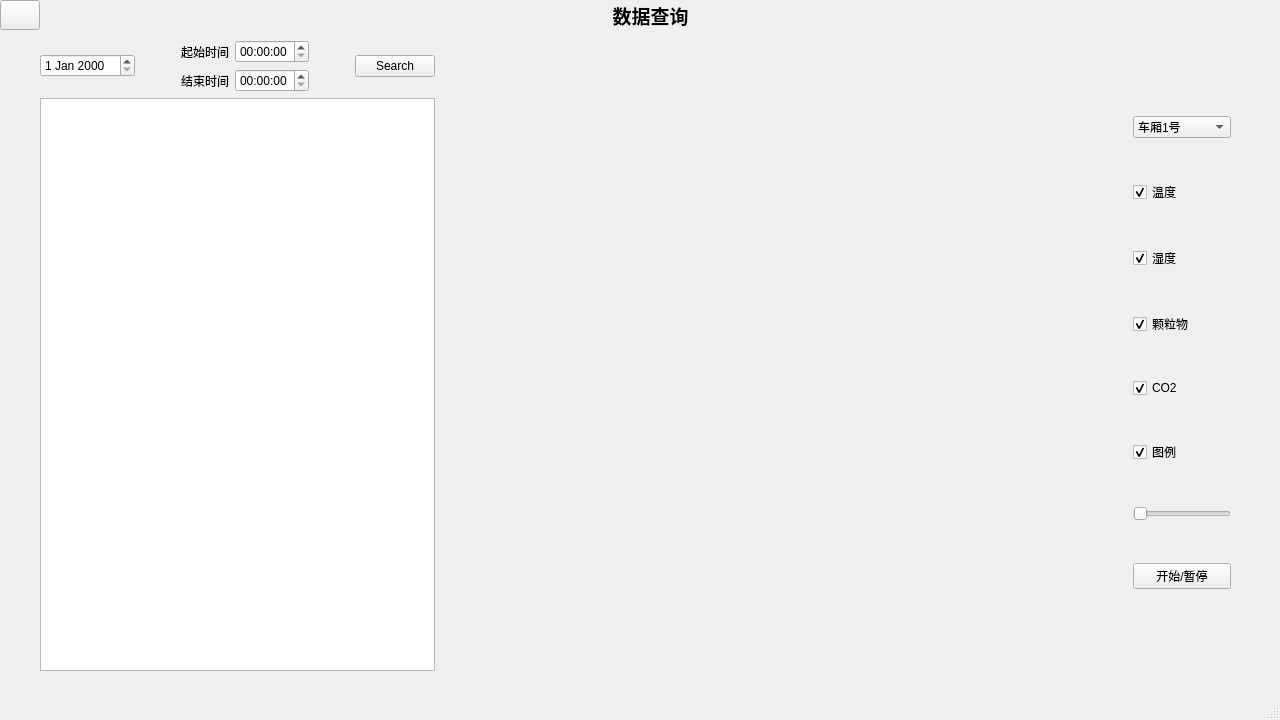
<?xml version="1.0" encoding="UTF-8"?>
<ui version="4.0">
 <class>Query</class>
 <widget class="QMainWindow" name="Query">
  <property name="geometry">
   <rect>
    <x>0</x>
    <y>0</y>
    <width>1280</width>
    <height>720</height>
   </rect>
  </property>
  <property name="windowTitle">
   <string>MainWindow</string>
  </property>
  <widget class="QWidget" name="centralwidget">
   <widget class="QLabel" name="label">
    <property name="geometry">
     <rect>
      <x>600</x>
      <y>0</y>
      <width>101</width>
      <height>31</height>
     </rect>
    </property>
    <property name="text">
     <string>&lt;html&gt;&lt;head/&gt;&lt;body&gt;&lt;p align=&quot;center&quot;&gt;&lt;span style=&quot; font-size:14pt; font-weight:600;&quot;&gt;数据查询&lt;/span&gt;&lt;/p&gt;&lt;/body&gt;&lt;/html&gt;</string>
    </property>
   </widget>
   <widget class="QPushButton" name="pushButton_back">
    <property name="geometry">
     <rect>
      <x>0</x>
      <y>0</y>
      <width>40</width>
      <height>30</height>
     </rect>
    </property>
    <property name="text">
     <string/>
    </property>
   </widget>
   <widget class="QWidget" name="layoutWidget">
    <property name="geometry">
     <rect>
      <x>40</x>
      <y>40</y>
      <width>1191</width>
      <height>631</height>
     </rect>
    </property>
    <layout class="QHBoxLayout" name="horizontalLayout_5" stretch="1,2">
     <item>
      <layout class="QVBoxLayout" name="verticalLayout_2">
       <item>
        <layout class="QHBoxLayout" name="horizontalLayout_3">
         <item>
          <widget class="QDateEdit" name="dateEdit"/>
         </item>
         <item>
          <spacer name="horizontalSpacer">
           <property name="orientation">
            <enum>Qt::Horizontal</enum>
           </property>
           <property name="sizeHint" stdset="0">
            <size>
             <width>40</width>
             <height>20</height>
            </size>
           </property>
          </spacer>
         </item>
         <item>
          <layout class="QVBoxLayout" name="verticalLayout">
           <item>
            <layout class="QHBoxLayout" name="horizontalLayout">
             <item>
              <widget class="QLabel" name="label_2">
               <property name="text">
                <string>起始时间</string>
               </property>
              </widget>
             </item>
             <item>
              <widget class="QTimeEdit" name="timeEdit_start"/>
             </item>
            </layout>
           </item>
           <item>
            <layout class="QHBoxLayout" name="horizontalLayout_2">
             <item>
              <widget class="QLabel" name="label_3">
               <property name="text">
                <string>结束时间</string>
               </property>
              </widget>
             </item>
             <item>
              <widget class="QTimeEdit" name="timeEdit_end"/>
             </item>
            </layout>
           </item>
          </layout>
         </item>
         <item>
          <spacer name="horizontalSpacer_2">
           <property name="orientation">
            <enum>Qt::Horizontal</enum>
           </property>
           <property name="sizeHint" stdset="0">
            <size>
             <width>40</width>
             <height>20</height>
            </size>
           </property>
          </spacer>
         </item>
         <item>
          <widget class="QPushButton" name="pushButton_search">
           <property name="text">
            <string>Search</string>
           </property>
          </widget>
         </item>
        </layout>
       </item>
       <item>
        <widget class="QTableView" name="tableView_recode"/>
       </item>
      </layout>
     </item>
     <item>
      <layout class="QHBoxLayout" name="horizontalLayout_4" stretch="7,1">
       <item>
        <widget class="QCustomPlot" name="qcustom" native="true"/>
       </item>
       <item>
        <layout class="QVBoxLayout" name="mySetting">
         <item>
          <spacer name="verticalSpacer_2">
           <property name="orientation">
            <enum>Qt::Vertical</enum>
           </property>
           <property name="sizeType">
            <enum>QSizePolicy::Maximum</enum>
           </property>
           <property name="sizeHint" stdset="0">
            <size>
             <width>20</width>
             <height>40</height>
            </size>
           </property>
          </spacer>
         </item>
         <item>
          <widget class="QComboBox" name="BoxCarriage">
           <item>
            <property name="text">
             <string>车厢1号</string>
            </property>
           </item>
           <item>
            <property name="text">
             <string>车厢2号</string>
            </property>
           </item>
           <item>
            <property name="text">
             <string>车厢3号</string>
            </property>
           </item>
          </widget>
         </item>
         <item>
          <widget class="QCheckBox" name="BoxTem">
           <property name="text">
            <string>温度</string>
           </property>
           <property name="checked">
            <bool>true</bool>
           </property>
          </widget>
         </item>
         <item>
          <widget class="QCheckBox" name="BoxHum">
           <property name="text">
            <string>湿度</string>
           </property>
           <property name="checked">
            <bool>true</bool>
           </property>
          </widget>
         </item>
         <item>
          <widget class="QCheckBox" name="BoxPM">
           <property name="text">
            <string>颗粒物</string>
           </property>
           <property name="checked">
            <bool>true</bool>
           </property>
          </widget>
         </item>
         <item>
          <widget class="QCheckBox" name="BoxCO2">
           <property name="text">
            <string>CO2</string>
           </property>
           <property name="checked">
            <bool>true</bool>
           </property>
          </widget>
         </item>
         <item>
          <widget class="QCheckBox" name="checkBox">
           <property name="enabled">
            <bool>true</bool>
           </property>
           <property name="text">
            <string>图例</string>
           </property>
           <property name="checked">
            <bool>true</bool>
           </property>
          </widget>
         </item>
         <item>
          <widget class="QSlider" name="scale">
           <property name="orientation">
            <enum>Qt::Horizontal</enum>
           </property>
          </widget>
         </item>
         <item>
          <widget class="QPushButton" name="ButtonPause">
           <property name="maximumSize">
            <size>
             <width>119</width>
             <height>16777215</height>
            </size>
           </property>
           <property name="text">
            <string>开始/暂停</string>
           </property>
          </widget>
         </item>
         <item>
          <spacer name="verticalSpacer">
           <property name="orientation">
            <enum>Qt::Vertical</enum>
           </property>
           <property name="sizeType">
            <enum>QSizePolicy::Maximum</enum>
           </property>
           <property name="sizeHint" stdset="0">
            <size>
             <width>20</width>
             <height>40</height>
            </size>
           </property>
          </spacer>
         </item>
        </layout>
       </item>
      </layout>
     </item>
    </layout>
   </widget>
  </widget>
  <widget class="QMenuBar" name="menubar">
   <property name="geometry">
    <rect>
     <x>0</x>
     <y>0</y>
     <width>1280</width>
     <height>33</height>
    </rect>
   </property>
  </widget>
  <widget class="QStatusBar" name="statusbar"/>
 </widget>
 <customwidgets>
  <customwidget>
   <class>QCustomPlot</class>
   <extends>QWidget</extends>
   <header location="global">qcustomplot.h</header>
   <container>1</container>
  </customwidget>
 </customwidgets>
 <resources/>
 <connections/>
</ui>
